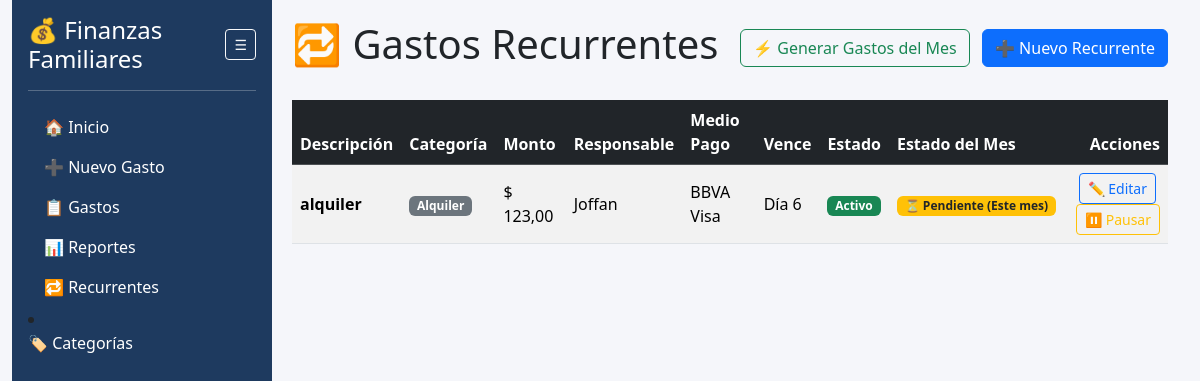
The app's page /recurrentes with its own data.
### app.py (models this page shows)
class GastoRecurrente(db.Model):
    id = db.Column(db.Integer, primary_key=True)
    descripcion = db.Column(db.String(200), nullable=False)
    categoria = db.Column(db.String(100), nullable=False)
    monto = db.Column(db.Float, nullable=False)
    responsable = db.Column(db.String(100), nullable=False)
    medio_pago = db.Column(db.String(100), nullable=False)
    dia_vencimiento = db.Column(db.Integer, nullable=False)
    activo = db.Column(db.Boolean, default=True)

### app.py (the view)
@app.route("/recurrentes")
def listar_recurrentes():
    mes_actual = datetime.now().strftime("%Y-%m")
    recurrentes = GastoRecurrente.query.order_by(GastoRecurrente.descripcion).all()
    gastos_mes = Gasto.query.filter(Gasto.fecha.startswith(mes_actual)).all()
    pagados_mes_ids = {g.gasto_recurrente_id: g.pagado for g in gastos_mes if g.gasto_recurrente_id}
    generados_mes_ids = {g.gasto_recurrente_id: g.id for g in gastos_mes if g.gasto_recurrente_id}
    return render_template("recurrentes.html", recurrentes=recurrentes, pagados_mes_ids=pagados_mes_ids, generados_mes_ids=generados_mes_ids)

### app.py (called while the page is built)
@app.template_filter('moneda')
def moneda(valor):
    if valor is None:
        return "0,00"
    return f"{valor:,.2f}".replace(",", "X").replace(".", ",").replace("X", ".")

### templates/recurrentes.html
{% extends "base.html" %}
{% block contenido %}
<div class="d-flex justify-content-between align-items-center mb-4">
    <h1>🔁 Gastos Recurrentes</h1>
    <div>
        <form action="{{ url_for('generar_gastos_mes') }}" method="POST" class="d-inline">
            <button type="submit" class="btn btn-outline-success me-2" onclick="return confirm('¿Generar los gastos recurrentes para el mes actual?')">
                ⚡ Generar Gastos del Mes
            </button>
        </form>
        <a href="{{ url_for('nuevo_recurrente') }}" class="btn btn-primary">
            ➕ Nuevo Recurrente
        </a>
    </div>
</div>
<div class="table-responsive">
    <table class="table table-striped table-hover align-middle">
        <thead class="table-dark">
            <tr>
                <th>Descripción</th>
                <th>Categoría</th>
                <th>Monto</th>
                <th>Responsable</th>
                <th>Medio Pago</th>
                <th>Vence</th>
                <th>Estado</th>
                <th>Estado del Mes</th>
                <th class="text-end">Acciones</th>
            </tr>
        </thead>
        <tbody>
            {% for recurrente in recurrentes %}
            <tr class="{{ 'table-secondary opacity-75' if not recurrente.activo }}">
                <td><strong>{{ recurrente.descripcion }}</strong></td>
                <td><span class="badge bg-secondary">{{ recurrente.categoria }}</span></td>
                <td>$ {{ recurrente.monto | moneda }}</td>
                <td>{{ recurrente.responsable }}</td>
                <td>{{ recurrente.medio_pago }}</td>
                <td>Día {{ recurrente.dia_vencimiento }}</td>
                <td>
                    {% if recurrente.activo %}
                        <span class="badge bg-success">Activo</span>
                    {% else %}
                        <span class="badge bg-danger">Inactivo</span>
                    {% endif %}
                </td>
                <td>
                    {% set gasto_id = generados_mes_ids.get(recurrente.id) %}
                    {% if gasto_id %}
                        {% if pagados_mes_ids.get(recurrente.id) %}
                            <a href="{{ url_for('toggle_pago_gasto', id=gasto_id) }}" class="badge bg-success text-decoration-none">
                                ✅ Pagado (Este mes)
                            </a>
                        {% else %}
                            <a href="{{ url_for('toggle_pago_gasto', id=gasto_id) }}" class="badge bg-warning text-dark text-decoration-none">
                                ⏳ Pendiente (Este mes)
                            </a>
                        {% endif %}
                    {% else %}
                        <span class="badge bg-secondary">Sin generar</span>
                    {% endif %}
                </td>
                <td class="text-end">
                    <a href="{{ url_for('editar_recurrente', id=recurrente.id) }}" class="btn btn-sm btn-outline-primary me-1">
                        ✏️ Editar
                    </a>
                    <a href="{{ url_for('toggle_recurrente', id=recurrente.id) }}" class="btn btn-sm {{ 'btn-outline-warning' if recurrente.activo else 'btn-outline-success' }}">
                        {{ '⏸️ Pausar' if recurrente.activo else '▶️ Activar' }}
                    </a>
                </td>
            </tr>
            {% else %}
            <tr>
                <td colspan="9" class="text-center py-4 text-muted">
                    No hay gastos recurrentes cargados. ¡Crea el primero!
                </td>
            </tr>
            {% endfor %}
        </tbody>
    </table>
</div>
{% endblock %}

### templates/base.html (style rules this page uses)
body { background-color: #f5f6fa; }

### records on screen
GastoRecurrente: descripcion "alquiler", categoria "Alquiler", monto|moneda "123,00", responsable "Joffan", medio_pago "BBVA Visa", dia_vencimiento "6", shows "Activo", activo "⏸️ Pausar"
